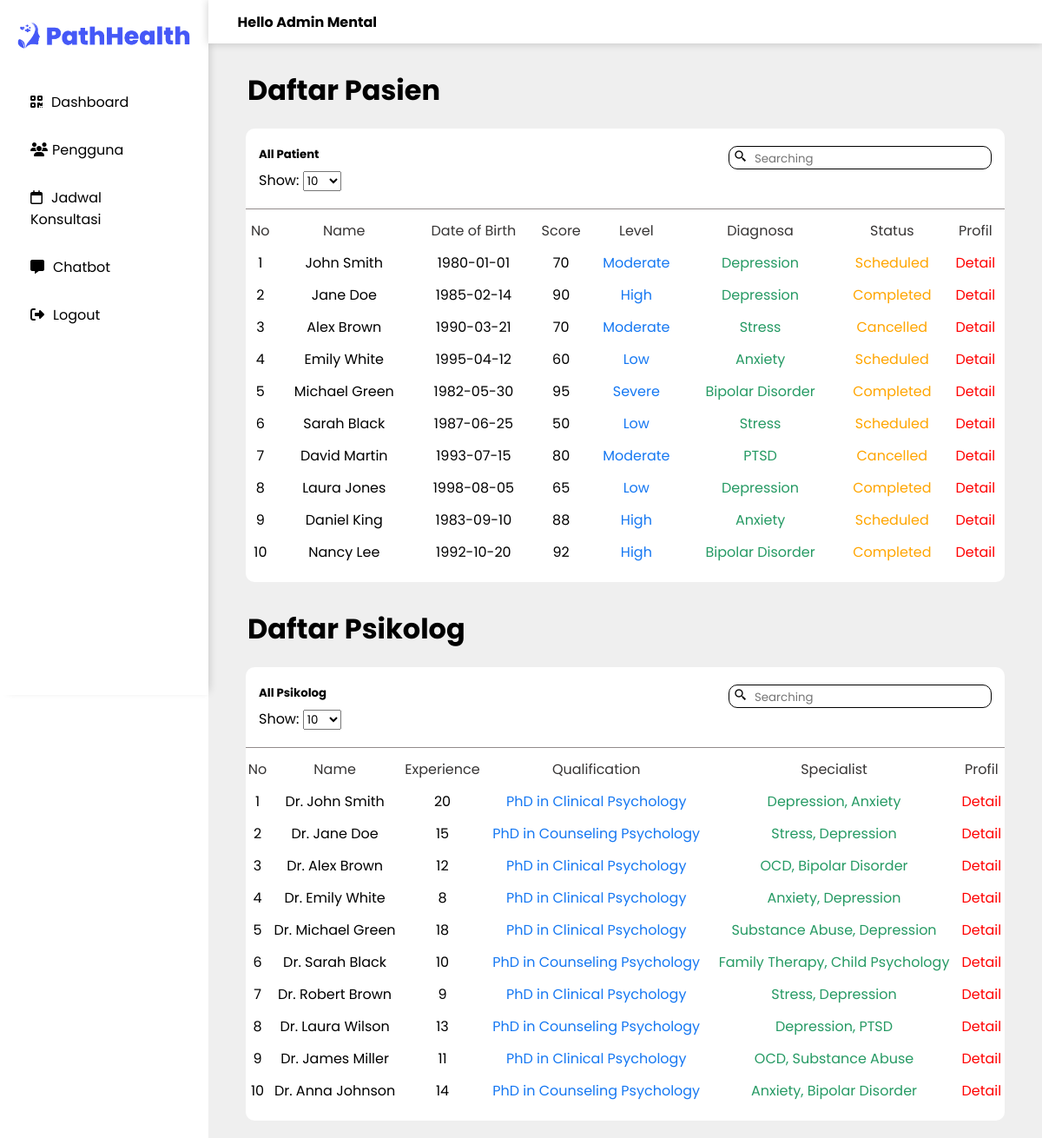
The page /dashboard/admin/pengguna.php (signed in) on the database its author committed.
### tables this page shows
CREATE TABLE `psychologists` (
  `psychologist_id` int(11) NOT NULL,
  `username` varchar(50) NOT NULL,
  `password` varchar(255) NOT NULL,
  `email` varchar(100) NOT NULL,
  `full_name` varchar(100) DEFAULT NULL,
  `qualifications` text DEFAULT NULL,
  `specialties` text DEFAULT NULL,
  `experience_years` int(11) DEFAULT NULL,
  `profile_picture` varchar(255) DEFAULT NULL,
  `created_at` timestamp NOT NULL DEFAULT current_timestamp(),
  `description` varchar(5000) NOT NULL,
  `id_wilayah` int(11) DEFAULT NULL
);

### dashboard/admin/pengguna.php (the view, shortened to what this page needs)
<?php
include "../koneksi.php";
$full_name = $_SESSION['full_name'];
?>
<!DOCTYPE html>
<html lang="en">
<head>
    <link rel="stylesheet" href="../../style/psikolog/daftarPasien.css">
    <link href='https://unpkg.com/boxicons@2.1.4/css/boxicons.min.css' rel='stylesheet'>
    <link rel="stylesheet" href="https://cdnjs.cloudflare.com/ajax/libs/font-awesome/6.5.1/css/all.min.css" />
</head>
<body>
    <div class="page">
        <div class="navbar">
            <div class="logo"><img src="../../asset/logo2.png" alt=""></div>
            <div class="dashboard"><i class='fas fa-qrcode '></i><a href="dashboard.php">Dashboard</a></div>
            <div class="daftarPsikolog"><i class="fa-solid fa-users"></i><a href="pengguna.php">Pengguna</a></div>
            <div class="jadwal"><i class="fa-regular fa-calendar"></i><a href="jadwalKonsultasi.php">Jadwal Konsultasi</a></div>
            <div class="laporan"><i class="fa-solid fa-message"></i><a href="chatbot.php">Chatbot</a></div>
            <div class="jadwal"><i class="fa-solid fa-right-from-bracket"></i><a href="../login/login.php">Logout</a></div>
        </div>
        <div class="main">
            <div class="container">
                <div class="profil">
                    <div class="user"><h4>Hello <?php echo $full_name; ?></h4></div>
                </div>
            </div>
            <div class="menu">
                <h1>Daftar Pasien</h1>
            </div>
            <div class="patient">
                <div class="sub">
                    <div class="box-sub">
                        <h5>All Patient</h5>
                    </div>
                    <div class="box-sub1">
                        <form action="searchUser.php" method="POST">
                            <i class='bx bx-search-alt-2'>
                                <input type="search" id="gsearch_user" name="gsearch_user" placeholder="Searching">
                            </i>
                        </form>
                    </div>
                </div>
                <form method="GET" action="">
                    <label for="patient_limit">Show:</label>
                    <select name="patient_limit" id="patient_limit" onchange="this.form.submit()">
                        <option value="10" <?php if(isset($_GET['patient_limit']) && $_GET['patient_limit'] == 10) echo 'selected'; ?>>10</option>
                    </select>
                </form>
                <div class="data">
                    <div class="card">
                        <div class="table">
                            <table class="bordered" width="100%">
                                <thead>
                                    <tr>
                                        <th>No</th>
                                        <th>Name</th>
                                        <th>Date of Birth</th>
                                        <th>Score</th>
                                        <th>Level</th>
                                        <th>Diagnosa</th>
                                        <th>Status</th>
                                        <th>Profil</th>
                                    </tr>
                                </thead>
                                <tbody>
                                    <?php
                                    $patient_limit = 10;
                                    $i=1;
                                    $result_patients = mysqli_query($conn, "SELECT users.user_id, users.full_name, users.date_of_birth, mentalhealthtests.score, mentalhealthtests.severity_level, mentalhealthtests.potential_diagnosis, consultations.status
                                                        FROM users
                                                        JOIN consultations ON users.user_id = consultations.user_id
                                                        JOIN mentalhealthtests ON users.user_id = mentalhealthtests.user_id
                                                        LIMIT $patient_limit");
                                    while($row = mysqli_fetch_array($result_patients, MYSQLI_ASSOC))
                                    {
                                    ?>
                                    <tr>
                                        <th><?php echo $i++;?></th>
                                        <th><?php echo $row['full_name'];?></th>
                                        <th><?php echo $row['date_of_birth'];?></th>
                                        <th><?php echo $row['score'];?></th>
                                        <th class="skor"><?php echo $row['severity_level'];?></th>
                                        <th class="aksi"><?php echo $row['potential_diagnosis'];?></th>
                                        <th class="status"><?php echo $row['status'];?></th>
                                        <th>
                                            <a href="dataPasien.php?user_id=<?php echo $row['user_id']; ?>">
                                                Detail
                                            </a>
                                        </th>
                                    </tr>
                                    <?php
                                        }
                                        ?>
                                </tbody>
                            </table>
                        </div>
                    </div>
                </div>
            </div>
            <div class="menu">
                <h1>Daftar Psikolog</h1>
            </div>
            <div class="patient">
                <div class="sub">
                    <div class="box-sub">
                        <h5>All Psikolog</h5>
                    </div>
                    <div class="box-sub1">
                        <form action="searchPsikolog.php" method="POST">
                            <i class='bx bx-search-alt-2'>
                                <input type="search" id="gsearch_psikolog" name="gsearch_psikolog" placeholder="Searching">
                            </i>
                        </form>
                    </div>
                </div>
                <form method="GET" action="">
                    <label for="psychologist_limit">Show:</label>
                    <select name="psychologist_limit" id="psychologist_limit" onchange="this.form.submit()">
                        <option value="10" <?php if(isset($_GET['psychologist_limit']) && $_GET['psychologist_limit'] == 10) echo 'selected'; ?>>10</option>
                    </select>
                </form>
                <div class="data">
                    <div class="card">
                        <div class="table">
                            <table class="bordered" width="100%">
                                <thead>
                                    <tr>
                                        <th>No</th>
                                        <th>Name</th>
                                        <th>Experience</th>
                                        <th>Qualification</th>
                                        <th>Specialist</th>
                                        <th>Profil</th>
                                    </tr>
                                </thead>
                                <tbody>
                                    <?php
                                    $psychologist_limit = 10;
                                    $i=1;
                                    $result_psychologists = mysqli_query($conn, "SELECT * FROM psychologists LIMIT $psychologist_limit");
                                    while($row = mysqli_fetch_array($result_psychologists, MYSQLI_ASSOC))
                                    {
                                    ?>
                                    <tr>
                                        <th><?php echo $i++;?></th>
                                        <th><?php echo $row['full_name'];?></th>
                                        <th><?php echo $row['experience_years'];?></th>
                                        <th class="skor"><?php echo $row['qualifications'];?></th>
                                        <th class="aksi"><?php echo $row['specialties'];?></th>
                                        <th>
                                            <a href="dataPsikolog.php?psychologist_id=<?php echo $row['psychologist_id']; ?>">
                                                Detail
                                            </a>
                                        </th>
                                    </tr>
                                    <?php
                                    }
                                    ?>
                                </tbody>
                            </table>
                        </div>
                    </div>
                </div>
            </div>
        </div>
    </div>
</body>
</html>

### style/psikolog/daftarPasien.css (style rules this page uses)
* { margin: 0; padding: 0; box-sizing: border-box; font-family: "Poppins", sans-serif; scroll-behavior: smooth; color: #000000; }
.page { display: flex; width: 100%; height: 100%; }
.page .navbar { padding: 20px; width: 20%; height: 100vh; box-shadow: 5px 0 10px -5px rgba(0, 0, 0, 0.2); position: fixed; top: 0; left: 0; background: white; overflow-y: auto; }
.page .navbar .logo img { width: 100%; margin-bottom: 20px; }
.page .navbar .dashboard { padding: 15px; }
.page .navbar .dashboard a { padding: 5px; text-decoration: none; }
.page .navbar i { padding-right: 5px; }
.page .navbar .daftarPsikolog { padding: 15px; }
.page .navbar .daftarPsikolog a { text-decoration: none; }
.page .navbar .jadwal { padding: 15px; }
.page .navbar .jadwal a { padding: 5px; text-decoration: none; }
.page .navbar .laporan { padding: 15px; }
.page .navbar .laporan a { padding-left: 5px; text-decoration: none; }
.page .main { margin-left: 20%; width: 80%; padding: 20px; margin-top: 30px; background-color: #efefef; }
.page .main .container { display: flex; position: fixed; top: 0; left: 20%; background: white; z-index: 2; align-items: center; width: 80%; height: 50px; box-shadow: 0 0 10px rgba(0, 0, 0, 0.2); }
.page .main .container .profil { width: 100%; display: flex; text-align: left; align-items: center; }
.page .main .container .profil .user { width: 93%; margin-inline: auto; }
.page .main .menu { margin-top: 30px; }
.page .main .menu h1 { padding-left: 25px; }
.page .main .patient { margin-top: 20px; background-color: white; border-radius: 10px; margin-inline: auto; width: 95%; padding-bottom: 20px; }
.page .main .patient .sub { padding-top: 20px; padding-right: 15px; display: flex; justify-content: space-between; }
.page .main .patient .sub .box-sub { padding-left: 15px; }
.page .main .patient .sub .box-sub1 { padding-right: 15px; border: 1px solid #000; border-radius: 10px; }
.page .main .patient .sub .box-sub1 form i { padding-left: 5px; }
.page .main .patient .sub .box-sub1 form i input { border: none; outline: none; }
.page .main .patient .data { margin-top: 20px; border-top: 1px solid #928b8b; text-align: center; font-family: "Poppins", sans-serif; }
.page .main .patient .data .card .table table thead tr th { font-weight: normal; color: #373535; font-family: "Poppins", sans-serif; }
.page .main .patient .data .card .table table tr .skor { color: #1678F2; }
.page .main .patient .data .card .table table tr .aksi { color: #269A64; }
.page .main .patient .data .card .table table tr .status { color: orange; }
.page .main .patient .data .card .table table tr th { padding-top: 10px; font-weight: normal; }
.page .main .patient .data .card .table table tr th a { color: red; text-decoration: none; }
form label { padding-left: 15px; }

### rows shown on the page
psychologists: full_name "Dr. John Smith", experience_years "20", qualifications "PhD in Clinical Psychology", specialties "Depression, Anxiety"
psychologists: full_name "Dr. Jane Doe", experience_years "15", qualifications "PhD in Counseling Psychology", specialties "Stress, Depression"
psychologists: full_name "Dr. Alex Brown", experience_years "12", qualifications "PhD in Clinical Psychology", specialties "OCD, Bipolar Disorder"
psychologists: full_name "Dr. Emily White", experience_years "8", qualifications "PhD in Clinical Psychology", specialties "Anxiety, Depression"
psychologists: full_name "Dr. Michael Green", experience_years "18", qualifications "PhD in Clinical Psychology", specialties "Substance Abuse, Depression"
psychologists: full_name "Dr. Sarah Black", experience_years "10", qualifications "PhD in Counseling Psychology", specialties "Family Therapy, Child Psychology"
psychologists: full_name "Dr. Robert Brown", experience_years "9", qualifications "PhD in Clinical Psychology", specialties "Stress, Depression"
psychologists: full_name "Dr. Laura Wilson", experience_years "13", qualifications "PhD in Counseling Psychology", specialties "Depression, PTSD"
psychologists: full_name "Dr. James Miller", experience_years "11", qualifications "PhD in Clinical Psychology", specialties "OCD, Substance Abuse"
psychologists: full_name "Dr. Anna Johnson", experience_years "14", qualifications "PhD in Counseling Psychology", specialties "Anxiety, Bipolar Disorder"

### other values the page prints
$full_name "Admin Mental"
$row['full_name'] "John Smith"
$row['date_of_birth'] "1980-01-01"
$row['score'] "70"
$row['severity_level'] "Moderate"
$row['potential_diagnosis'] "Depression"
$row['status'] "Scheduled"
$row['full_name'] "Jane Doe"
$row['date_of_birth'] "1985-02-14"
$row['score'] "90"
$row['severity_level'] "High"
$row['status'] "Completed"
$row['full_name'] "Alex Brown"
$row['date_of_birth'] "1990-03-21"
$row['potential_diagnosis'] "Stress"
